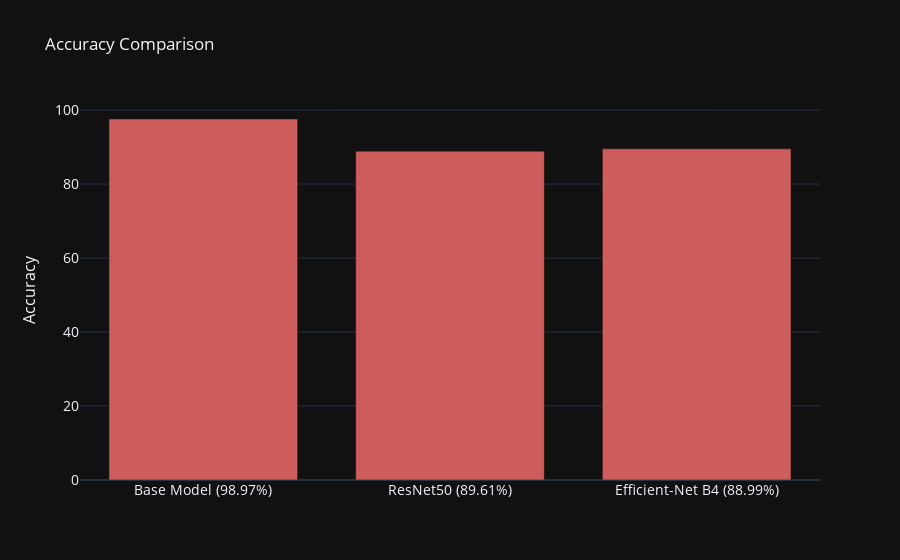

Notebook code for this chart:
### Markdown cell above
# Accuracy Comparison

### Code cell
# plot accuracy comparison for three models Base Model (97.58%), VGG-16(88.89%), Efficient-Net B4(89.51%) using plotly
import plotly.graph_objects as go

fig = go.Figure()

fig.add_trace(go.Bar(
    x=['Base Model (98.97%)', 'ResNet50 (89.61%)', 'Efficient-Net B4 (88.99%)'],
    y=[97.58, 88.89, 89.51],
    name='Accuracy',
    marker_color='indianred'
))

fig.update_layout(
    title='Accuracy Comparison',
    xaxis_tickfont_size=14,
    yaxis=dict(
        title='Accuracy',
        titlefont_size=16,
        tickfont_size=14,
    ),

    legend=dict(
        x=0,
        y=1.0,
        bgcolor='rgba(255, 255, 255, 0)',
        bordercolor='rgba(255, 255, 255, 0)'
    ),

    barmode='group',
    bargap=0.15,
    bargroupgap=0.1,
    template='plotly_dark'
)

fig.show()

### Figure 1 — Plotly figure (JSON) as saved in the notebook; plotly's stock layout.template omitted (floating-point values rounded to 4 significant figures)
{"data": [{"marker": {"color": "indianred"}, "name": "Accuracy", "type": "bar", "x": ["Base Model (98.97%)", "ResNet50 (89.61%)", "Efficient-Net B4 (88.99%)"], "y": [97.58, 88.89, 89.51]}], "layout": {"bargap": 0.15, "bargroupgap": 0.1, "barmode": "group", "legend": {"bgcolor": "rgba(255, 255, 255, 0)", "bordercolor": "rgba(255, 255, 255, 0)", "x": 0, "y": 1}, "title": {"text": "Accuracy Comparison"}, "xaxis": {"tickfont": {"size": 14}}, "yaxis": {"tickfont": {"size": 14}, "title": {"font": {"size": 16}, "text": "Accuracy"}}}}
